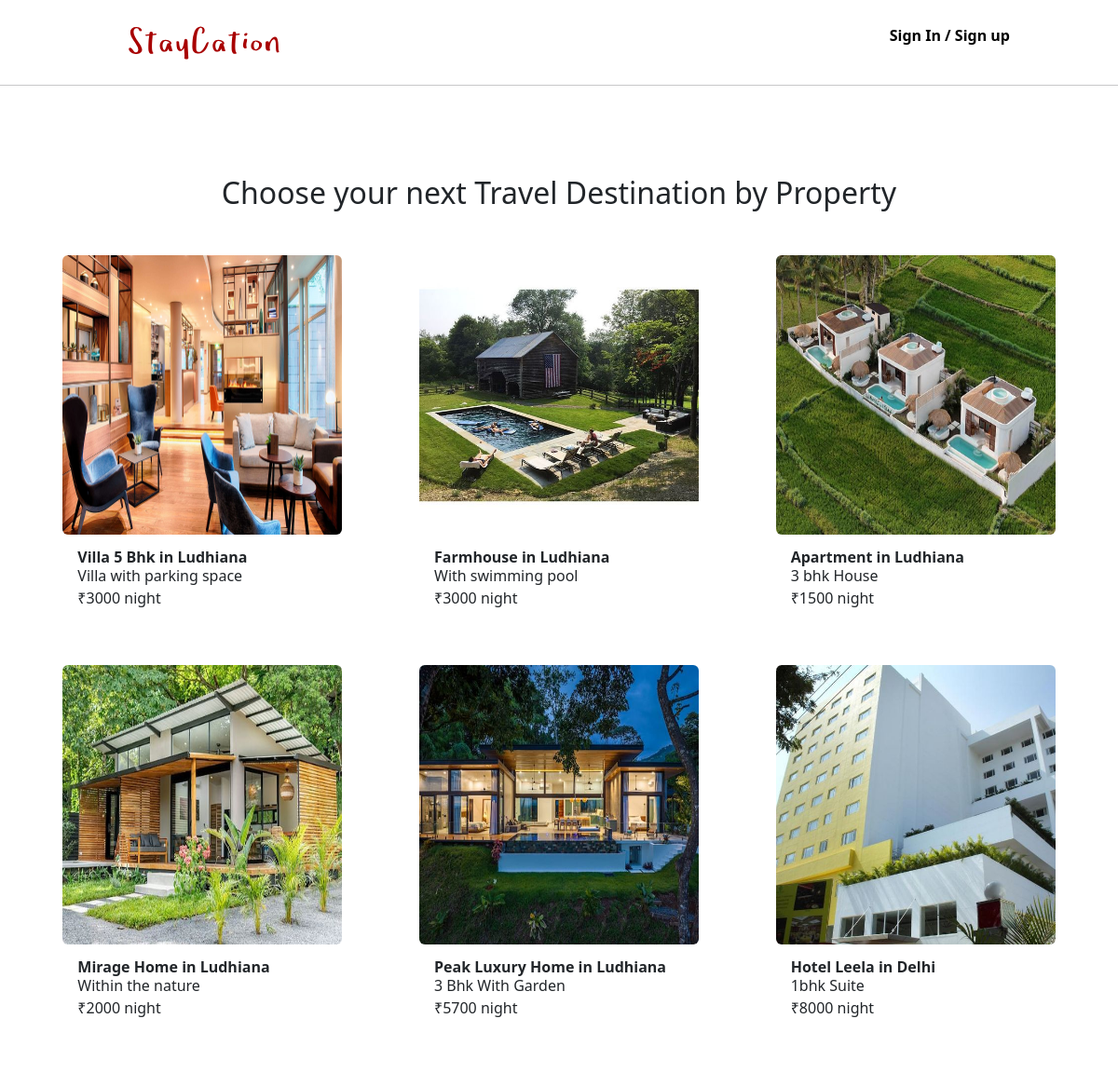
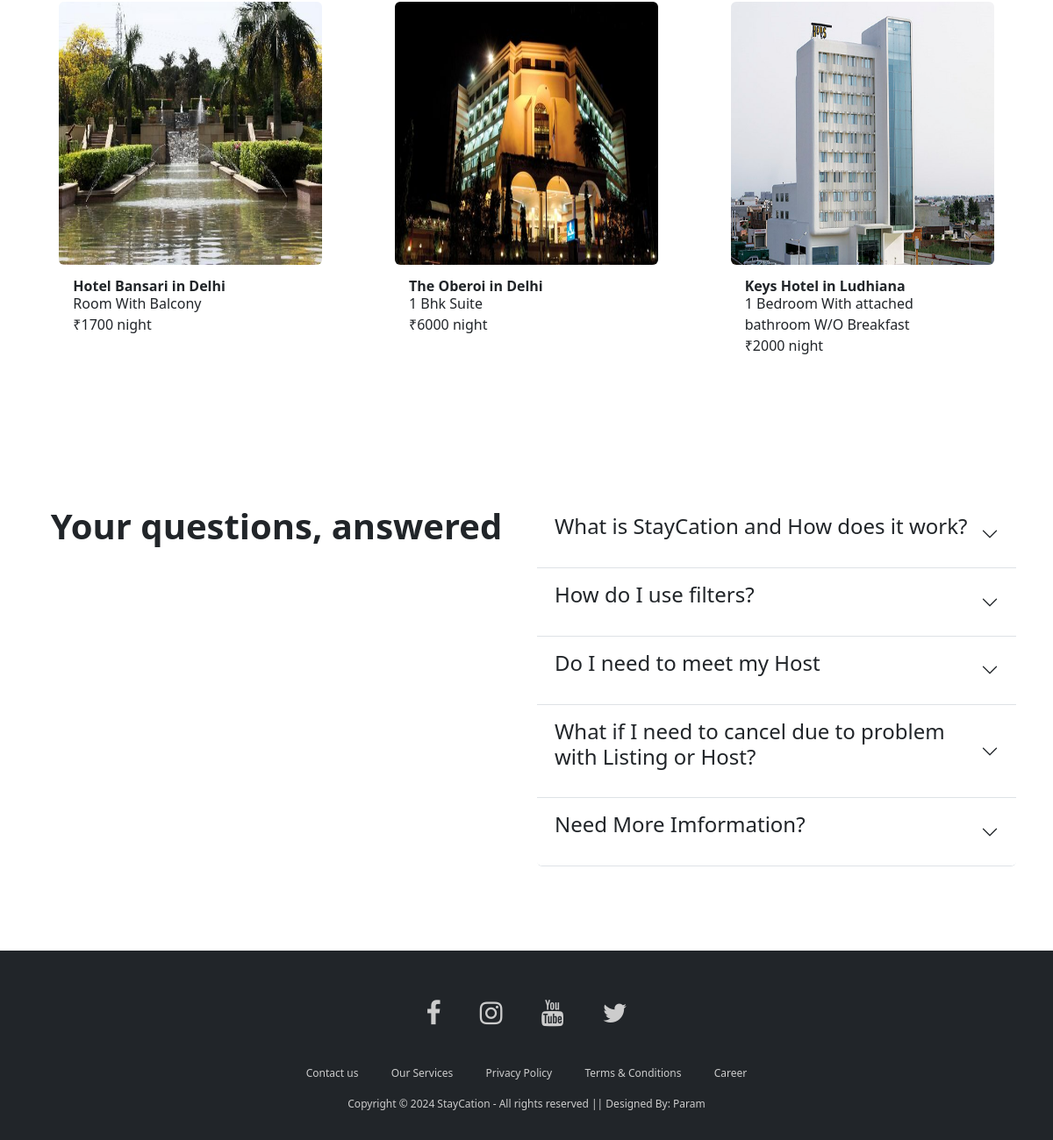
The page /hotel-list.php on the database its author committed (2 pictures, top to bottom).
### tables this page shows
CREATE TABLE `hotel` (
  `fname` varchar(20) NOT NULL,
  `contact` bigint(20) NOT NULL,
  `address` varchar(100) NOT NULL,
  `hname` varchar(20) NOT NULL,
  `price` int(11) NOT NULL,
  `pdetails` varchar(50) NOT NULL,
  `city` varchar(20) NOT NULL,
  `state` varchar(20) NOT NULL,
  `zip` int(10) NOT NULL,
  `hpic` text NOT NULL,
  `hid` int(11) NOT NULL,
  `link` varchar(1000) NOT NULL,
  `mdetails` varchar(100) NOT NULL
);

### hotel-list.php (the view, shortened to what this page needs)
  <?php
  include('header.php');
  ?>
  <?php
  $servername="localhost";
  $username="root";
  $password="";
  $dbname="signup";
  $con=mysqli_connect($servername,$username,$password,$dbname);
  ?>
  <link rel="stylesheet" href="hotel-list.css">
    <div class="container text-center d-flex justify-content-evenly p-2 pt-5 mt-5 ">
    <div class="row">
    <h2 class="text-center mb-5 ">Choose your next Travel Destination by Property</h2>
  <?php
$stmt = "SELECT * FROM hotel";
$result = $con->query($stmt);
if ($result->num_rows > 0) {
    while($row = $result->fetch_assoc()) {
        ?>
        <link href="https://cdn.jsdelivr.net/npm/bootstrap@5.3.3/dist/css/bootstrap.min.css" rel="stylesheet">
        <div class="col col-xs-12 mb-5">
            <a href="hotel-page.php?hotel_id=<?php echo $row['hid']; ?>" class="btn card border-0 mx-auto p-0 m-0" style="width:300px">
                <img src="<?php echo $row['hpic']; ?>" class="card-img-top rounded" height="300px" alt="Hotel Image">
                <div class="card-body">
                    <p class="m-0 p-0 text-start fw-bold lh-1"><?php echo $row['hname']; ?> in <?php echo $row['city']; ?></p>
                    <p class="m-0 p-0 text-start fw-light lh-small"><?php echo $row['pdetails']; ?></p>
                    <p class="m-0 p-0 lh-1 float-start mt-1">₹<?php echo $row['price']; ?> night</p>
                </div>
            </a>
        </div>
        <?php
    }
} else {
    echo "No hotels found";
}
?>
    </div>
  </div>
  <?php
include "questions.php";
include 'footer.php';
?>

### header.php (shortened to what this page needs)
<nav class="navbar navbar-expand-lg ms-xs-0 ps-xs-0 ps-sm-2 ps-md-5 pe-lg-5 pe-sm-1 fw-semibold p-0">
     <div class="container-fluid me-lg-5 me-sm-1 me-xs-0 ms-2">
       <a class="navbar-brand" href="index.php">
         <img src="images/download.svg" height="65" width="300" alt="">
       </a>
       <div class="collapse navbar-collapse" id="navbarSupportedContent">
         <ul class="navbar-nav ms-auto">
         <?php if(!isset($_SESSION['user'])):?>
         <li class="nav-item ms-auto">
             <a
               class="nav-link active"
               aria-current="page"
               href="signup.php"
               >Sign In / Sign up</a
             >
           </li>
           <?php endif;?>
         </ul>
       </div>
     </div>
   </nav>
   <hr />

### questions.php (shortened to what this page needs)
<div class="container text-center my-5 py-5">
  <div class="row">
    <div class="col col-12 col-md-6 col-sm-12 col-lg-6">
      <p class="fs-1 fw-bold mb-4">Your questions, answered</p>
    </div>
    <div class="col">
      <div class="accordion" id="accordionExample">
        <div class="accordion-item border-start-0 border-end-0 border-top-0">
          <h2 class="accordion-header" id="headingOne">
            <button class="accordion-button collapsed" type="button" data-bs-toggle="collapse" data-bs-target="#collapseOne" aria-expanded="false" aria-controls="collapseOne">
              <p class="fs-4">What is StayCation and How does it work?</p>
            </button>
          </h2>
        </div>
        <div class="accordion-item border-start-0 border-end-0 border-top-0">
          <h2 class="accordion-header" id="headingTwo">
            <button class="accordion-button collapsed" type="button" data-bs-toggle="collapse" data-bs-target="#collapseTwo" aria-expanded="false" aria-controls="collapseTwo">
            <p class="fs-4">How do I use filters?</p>
            </button>
          </h2>
        </div>
        <div class="accordion-item border-start-0 border-end-0 border-top-0">
          <h2 class="accordion-header" id="headingThree">
            <button class="accordion-button collapsed" type="button" data-bs-toggle="collapse" data-bs-target="#collapseThree" aria-expanded="false" aria-controls="collapseThree">
            <p class="fs-4">Do I need to meet my Host</p>
            </button>
          </h2>
        </div>
        <div class="accordion-item border-start-0 border-end-0 border-top-0">
          <h2 class="accordion-header" id="headingFour">
            <button class="accordion-button collapsed" type="button" data-bs-toggle="collapse" data-bs-target="#collapseFour" aria-expanded="false" aria-controls="collapseFour">
            <p class="fs-4">What if I need to cancel due to problem with Listing or Host?</p>
            </button>
          </h2>
        </div>
        <div class="accordion-item border-start-0 border-end-0 border-top-0">
          <h2 class="accordion-header" id="headingFive">
            <button class="accordion-button collapsed" type="button" data-bs-toggle="collapse" data-bs-target="#collapseFive" aria-expanded="false" aria-controls="collapseFive">
            <p class="fs-4">Need More Imformation?</p>
            </button>
          </h2>
        </div>
      </div>
    </div>
  </div>
</div>

### footer.php (shortened to what this page needs)
<link rel="stylesheet" href="https://cdnjs.cloudflare.com/ajax/libs/font-awesome/4.7.0/css/font-awesome.min.css">
<footer>
  <div class="footer bg-dark text-center py-3">
    <div class="container-fluid">
    <div class="row">
      <div class="col-md-12">
        <a href="#" class="text-lightgray"><i class="fa fa-facebook footer-logos mr-2"></i></a>
        <a href="#" class="text-lightgray"><i class="fa fa-instagram footer-logos mr-2"></i></a>
        <a href="#" class="text-lightgray"><i class="fa fa-youtube footer-logos mr-2"></i></a>
        <a href="#" class="text-lightgray"><i class="fa fa-twitter footer-logos mr-2"></i></a>
      </div>
    </div>
    <div class="row">
      <div class="col-md-12">
        <ul class="list-inline">
          <li class="list-inline-item"><a href="#" class="text-lightgray text-decoration-none">Contact us</a></li>
          <li class="list-inline-item"><a href="#" class="text-lightgray text-decoration-none">Our Services</a></li>
          <li class="list-inline-item"><a href="#" class="text-lightgray text-decoration-none">Privacy Policy</a></li>
          <li class="list-inline-item"><a href="#" class="text-lightgray text-decoration-none">Terms & Conditions</a></li>
          <li class="list-inline-item"><a href="#" class="text-lightgray text-decoration-none">Career</a></li>
        </ul>
      </div>
    </div>
    <div class="row">
      <div class="col-md-12">
        <p class="text-lightgray p12 "> Copyright © 2024 StayCation - All rights reserved || Designed By: Param</p>
      </div>
    </div>
    </div>
  </div>
</footer>

### footer.php (style rules this page uses)
.text-lightgray { color: #ccc; text-decoration: none; }
.footer-logos { font-size: 30px; margin-inline: 20px; margin-top: 40px; margin-bottom: 40px; }
.list-inline li { margin-inline: 25px; font-size: 12px; }
.p12 { font-size: 12px; }

### rows shown on the page
hotel: hpic (picture), hname "Villa 5 Bhk", city "Ludhiana", pdetails "Villa with parking space", price "3000"
hotel: hpic (picture), hname "Farmhouse", city "Ludhiana", pdetails "With swimming pool", price "3000"
hotel: $row['hid'] 3 (drawn), hpic (picture), hname "Apartment", city "Ludhiana", pdetails "3 bhk House", price "1500"
hotel: hpic (picture), hname "Mirage Home", city "Ludhiana", pdetails "Within the nature", price "2000"
hotel: hpic (picture), hname "Peak Luxury Home", city "Ludhiana", pdetails "3 Bhk With Garden", price "5700"
hotel: hpic (picture), hname "Hotel Leela", city "Delhi", pdetails "1bhk Suite", price "8000"
hotel: hpic (picture), hname "Hotel Bansari", city "Delhi", pdetails "Room With Balcony", price "1700"
hotel: hpic (picture), hname "The Oberoi", city "Delhi", pdetails "1 Bhk Suite", price "6000"
hotel: hpic (picture), hname "Keys Hotel", city "Ludhiana", pdetails "1 Bedroom With attached bathroom W/O Breakfast", price "2000"
